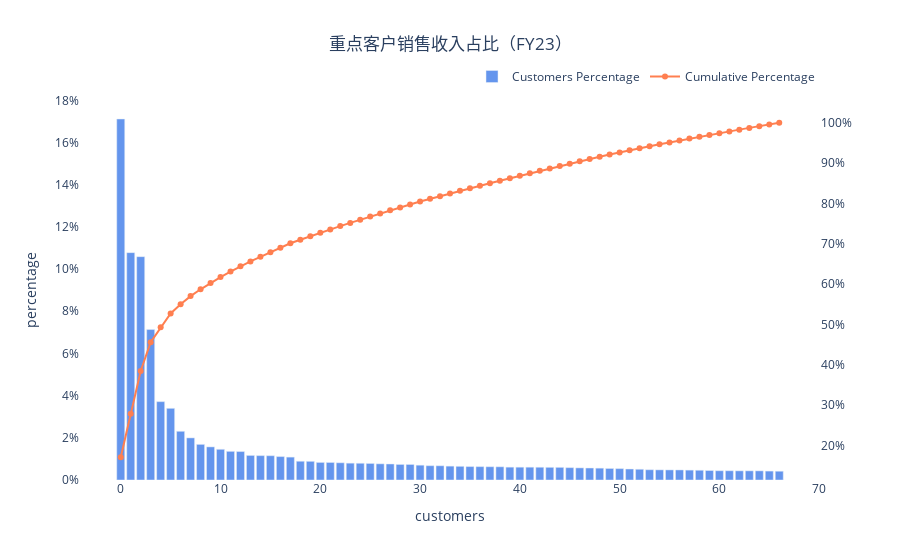

The cell this chart's notebook holds for it:
### Markdown cell above
### 销售收入帕累托图

本图表主要考察各重点客户(年销售额大于1M)在年度收入中的排序和占比。这里去2023财年的数据，去除间接业务（经销商业务）。

> 帕累托图（Pareto Chart），是一种图表类型，用于突出显示数据集中最重要的因素。它由意大利经济学家维尔弗雷多·帕累托（Vilfredo Pareto）提出。帕累托图常用于质量管理和改善过程中，帮助识别和优先处理最重要的问题。
>
> 帕累托图通常包含以下元素：
> - 条形图：每个条形代表一个类别，条形的高度表示该类别的频次或影响程度。条形按照高度从高到低排序。
> - 折线图：折线图显示累计百分比。它显示每个类别的累积影响，通常用于识别“关键的少数”和“次要的多数”——即20%的原因导致80%的结果（帕累托原则或80/20法则）。

### Code cell
# data uncensored
df = pd.read_csv("data/orders.csv")
pivot = df.loc[
    df.FiscalYear.isin(['FY23'])
    & df.BuyerType.isin(['OEM', 'End-User']) 
].groupby('AssignedCustomer')[['TO']].sum()/1e6
pivot = pivot.loc[pivot.TO > 1]
pivot = pivot.sort_values(ascending=False, by='TO').reset_index()
pivot['percent'] = pivot.TO / pivot.TO.sum()
pivot['cumsum'] = pivot.percent.values.cumsum()

x = pivot.index
y1 = pivot['percent']
y2 = pivot['cumsum']

fig = go.Figure()
fig.add_trace(
    go.Bar(x=x, y=y1, name='Customers Percentage', marker_color=color_blue)
)
fig.add_trace(
    go.Scatter(
        x=x, y=y2, yaxis= "y2", line_color=color_orange,
        mode='lines+markers', name='Cumulative Percentage')
)

fig.update_layout(
    plot_bgcolor='rgba(0,0,0,0)', height=600,
    title='重点客户销售收入占比（FY23）', title_x=0.5,
    legend=dict(orientation="h", x=1, y=1.1, xanchor="right", yanchor="top"),
    xaxis_title='customers', yaxis_title='percentage', 
    yaxis_tickformat='.0%', yaxis2=dict(side='right', overlaying='y', tickformat=".0%")
)
fig.show()
fig.write_image(r"img/06-TurnOver_by_Customer.png", width=1200, height=800)

### Figure 1 — Plotly figure (JSON) as saved in the notebook; plotly's stock layout.template omitted (floating-point values rounded to 4 significant figures)
{"data": [{"marker": {"color": "#6495ED"}, "name": "Customers Percentage", "type": "bar", "x": [0, 1, 2, 3, 4, 5, 6, 7, 8, 9, 10, 11, 12, 13, 14, 15, 16, 17, 18, 19, 20, 21, 22, 23, 24, 25, 26, 27, 28, 29, 30, 31, 32, 33, 34, 35, 36, 37, 38, 39, 40, 41, 42, 43, 44, 45, 46, 47, 48, 49, 50, 51, 52, 53, 54, 55, 56, 57, 58, 59, 60, 61, 62, 63, 64, 65, 66], "y": [0.1712, 0.1078, 0.1059, 0.07135, 0.03715, 0.03399, 0.02309, 0.01996, 0.01689, 0.01569, 0.01455, 0.01357, 0.01349, 0.01165, 0.01156, 0.01151, 0.01111, 0.01086, 0.008887, 0.00885, 0.008333, 0.008308, 0.008161, 0.007982, 0.007931, 0.007846, 0.007671, 0.007593, 0.00738, 0.007367, 0.007025, 0.006776, 0.006741, 0.006572, 0.006483, 0.006364, 0.00633, 0.006284, 0.006261, 0.006091, 0.006073, 0.006072, 0.006048, 0.006005, 0.00599, 0.005848, 0.005743, 0.005682, 0.005616, 0.005467, 0.005393, 0.005209, 0.00509, 0.004867, 0.004801, 0.00478, 0.004764, 0.004686, 0.004617, 0.004491, 0.004395, 0.004387, 0.004344, 0.004343, 0.004333, 0.004226, 0.004161]}, {"line": {"color": "#FF7F50"}, "mode": "lines+markers", "name": "Cumulative Percentage", "type": "scatter", "x": [0, 1, 2, 3, 4, 5, 6, 7, 8, 9, 10, 11, 12, 13, 14, 15, 16, 17, 18, 19, 20, 21, 22, 23, 24, 25, 26, 27, 28, 29, 30, 31, 32, 33, 34, 35, 36, 37, 38, 39, 40, 41, 42, 43, 44, 45, 46, 47, 48, 49, 50, 51, 52, 53, 54, 55, 56, 57, 58, 59, 60, 61, 62, 63, 64, 65, 66], "y": [0.1712, 0.279, 0.3849, 0.4563, 0.4934, 0.5274, 0.5505, 0.5704, 0.5873, 0.603, 0.6176, 0.6312, 0.6447, 0.6563, 0.6679, 0.6794, 0.6905, 0.7013, 0.7102, 0.7191, 0.7274, 0.7357, 0.7439, 0.7519, 0.7598, 0.7676, 0.7753, 0.7829, 0.7903, 0.7976, 0.8047, 0.8114, 0.8182, 0.8248, 0.8312, 0.8376, 0.8439, 0.8502, 0.8565, 0.8626, 0.8686, 0.8747, 0.8808, 0.8868, 0.8928, 0.8986, 0.9043, 0.91, 0.9156, 0.9211, 0.9265, 0.9317, 0.9368, 0.9417, 0.9465, 0.9513, 0.956, 0.9607, 0.9653, 0.9698, 0.9742, 0.9786, 0.9829, 0.9873, 0.9916, 0.9958, 1.0], "yaxis": "y2"}], "layout": {"autosize": true, "legend": {"orientation": "h", "x": 1, "xanchor": "right", "y": 1.1, "yanchor": "top"}, "plot_bgcolor": "rgba(0, 0, 0, 0)", "title": {"text": "重点客户销售收入占比（FY23）", "x": 0.5}, "xaxis": {"autorange": true, "range": [-3.962, 69.96], "title": {"text": "customers"}, "type": "linear"}, "yaxis": {"autorange": true, "range": [0, 0.1802], "tickformat": ".0%", "title": {"text": "percentage"}, "type": "linear"}, "yaxis2": {"autorange": true, "overlaying": "y", "range": [0.1158, 1.055], "side": "right", "tickformat": ".0%", "type": "linear"}}}
